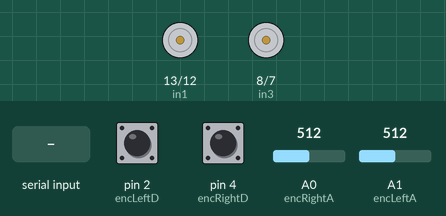
Recording of a sketch running on a simulated Arduino Uno, built with avr-gcc and run on an emulated ATmega328P. Shown: motor-driver pin pairs drawn as motors (green arrow = first pin HIGH = forward, orange = second pin HIGH = backward, longer = more drive, scaled by the enable pin). Inputs (shaded band) come from the test bench; at power-on: pin 2 (encLeftD) HIGH, pin 4 (encRightD) HIGH, A0 (encRightA) = 512, A1 (encLeftA) = 512. What the sketch prints to the serial monitor is not drawn.

Above: at 1.2 s.
1.3 s: "f90\n" received over Serial
At 2.1 s:
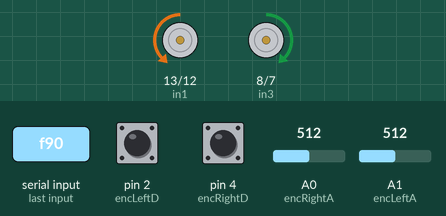
3.8 s: "f,45\n" received over Serial
At 6.0 s:
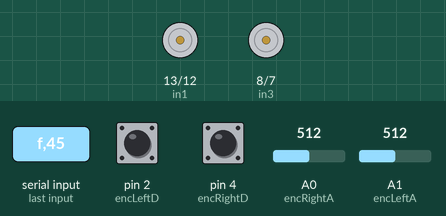
6.3 s: "b90\n" received over Serial
At 7.1 s:
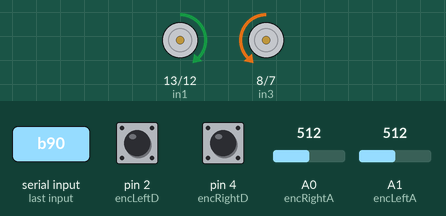
8.7 s: "b,45\n" received over Serial
At 10.9 s:
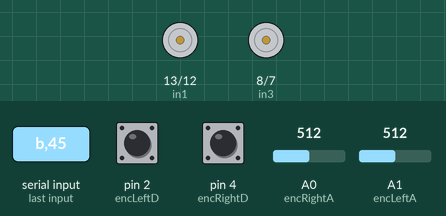
11.2 s: "l90\n" received over Serial
At 12.0 s:
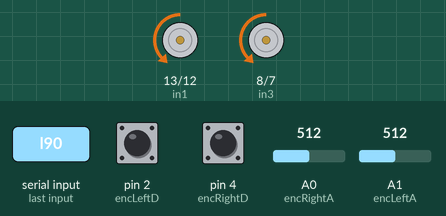
13.7 s: "l,45\n" received over Serial
At 16.0 s:
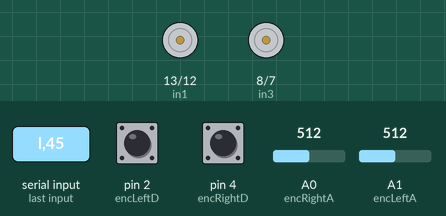
Timing chart, 0 to 17.2 s (numbered marks = the images above; inputs shaded):
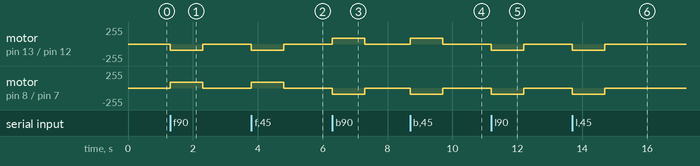

The sketch:

encoderMotor.ino
```cpp
// --- Motor Pins ---
#define enA 11
#define enB 6
#define in1 13
#define in2 12
#define in3 8
#define in4 7

// --- Encoder Pins ---
const int encLeftD = 2;   // D0 of Left Encoder
const int encRightD = 4;  // D0 of Right Encoder
const int encLeftA = A1;  // A0 of Left Encoder
const int encRightA = A0; // A0 of Right Encoder

// Volatile is required for variables used in interrupts
volatile long leftTicks = 0;
long rightTicks = 0;
int lastRightState = LOW;

void setup() {
  Serial.begin(115200); // Higher speed for better telemetry flow

  // Motor setup
  pinMode(enA, OUTPUT); pinMode(enB, OUTPUT);
  pinMode(in1, OUTPUT); pinMode(in2, OUTPUT);
  pinMode(in3, OUTPUT); pinMode(in4, OUTPUT);

  // Encoder setup
  pinMode(encLeftD, INPUT_PULLUP);
  pinMode(encRightD, INPUT_PULLUP);

  // Interrupt: Every time Pin 2 goes from LOW to HIGH, countLeft() runs automatically
  attachInterrupt(digitalPinToInterrupt(encLeftD), countLeft, RISING);

  Serial.println("STATUS:Ready,CMD_WAITING");
}

void countLeft() {
  leftTicks++;
}

void loop() {
  // 1. Handle Motor Commands
  if (Serial.available() > 0) {
    char cmd = Serial.read();
    int spd = Serial.parseInt();
    executeMove(cmd, spd);
  }

  // 2. Read Right Encoder (Manual polling since Pin 4 isn't an interrupt pin on Uno)
  int currentRight = digitalRead(encRightD);
  if (currentRight == HIGH && lastRightState == LOW) {
    rightTicks++;
  }
  lastRightState = currentRight;

  // 3. Telemetry Output (Comma-Separated for Processing)
  // Format: LeftTicks, RightTicks, AnalogLeft, AnalogRight
  static unsigned long lastPrint = 0;
  if (millis() - lastPrint > 50) { // 20Hz update rate
    Serial.print(leftTicks);  Serial.print(",");
    Serial.print(rightTicks); Serial.print(",");
    Serial.print(analogRead(encLeftA)); Serial.print(",");
    Serial.println(analogRead(encRightA));
    lastPrint = millis();
  }
}

// Reuse your executeMove, driveForward, and stopCar functions here...

void executeMove(char dir, int spd) {
  switch(dir) {
    case 'f': driveForward(spd);  break;
    case 'b': driveBackward(spd); break;
    case 'l': turnLeft(spd);      break;
    case 'r': turnRight(spd);     break;
    case 's': stopCar();          break;
    default:  stopCar();          break;
  }
}

void driveForward(int spd) {
  digitalWrite(in1, LOW);  digitalWrite(in2, HIGH);
  digitalWrite(in3, HIGH); digitalWrite(in4, LOW);
  analogWrite(enA, spd);   analogWrite(enB, spd);
}

void driveBackward(int spd) {
  digitalWrite(in1, HIGH); digitalWrite(in2, LOW);
  digitalWrite(in3, LOW);  digitalWrite(in4, HIGH);
  analogWrite(enA, spd);   analogWrite(enB, spd);
}

void turnLeft(int spd) {
  digitalWrite(in1, LOW);  digitalWrite(in2, HIGH);
  digitalWrite(in3, LOW);  digitalWrite(in4, HIGH);
  analogWrite(enA, spd);   analogWrite(enB, spd);
}

void turnRight(int spd) {
  digitalWrite(in1, HIGH); digitalWrite(in2, LOW);
  digitalWrite(in3, HIGH); digitalWrite(in4, LOW);
  analogWrite(enA, spd);   analogWrite(enB, spd);
}

void stopCar() {
  digitalWrite(in1, LOW);  digitalWrite(in2, LOW);
  digitalWrite(in3, LOW);  digitalWrite(in4, LOW);
  analogWrite(enA, 0);     analogWrite(enB, 0);
}
```

Measured:
- after the input at 1.3 s, motor on pin 13 (in1) / pin 12 (in2): stopped → backward 90/255 at once, → stopped 1.0 s later; motor on pin 8 (in3) / pin 7 (in4): stopped → forward 90/255 at once, → stopped 1.0 s later
- after the input at 3.8 s, motor on pin 13 (in1) / pin 12 (in2): stopped → backward 90/255 at once, → stopped 1.0 s later; motor on pin 8 (in3) / pin 7 (in4): stopped → forward 90/255 at once, → stopped 1.0 s later
- after the input at 6.3 s, motor on pin 13 (in1) / pin 12 (in2): stopped → forward 90/255 at once, → stopped 1.0 s later; motor on pin 8 (in3) / pin 7 (in4): stopped → backward 90/255 at once, → stopped 1.0 s later
- after the input at 8.7 s, motor on pin 13 (in1) / pin 12 (in2): stopped → forward 90/255 at once, → stopped 1.0 s later; motor on pin 8 (in3) / pin 7 (in4): stopped → backward 90/255 at once, → stopped 1.0 s later
- after the input at 11.2 s, motor on pin 13 (in1) / pin 12 (in2), motor on pin 8 (in3) / pin 7 (in4): stopped → backward 90/255 at once, → stopped 1.0 s later
- after the input at 13.7 s, motor on pin 13 (in1) / pin 12 (in2), motor on pin 8 (in3) / pin 7 (in4): stopped → backward 90/255 at once, → stopped 1.0 s later
